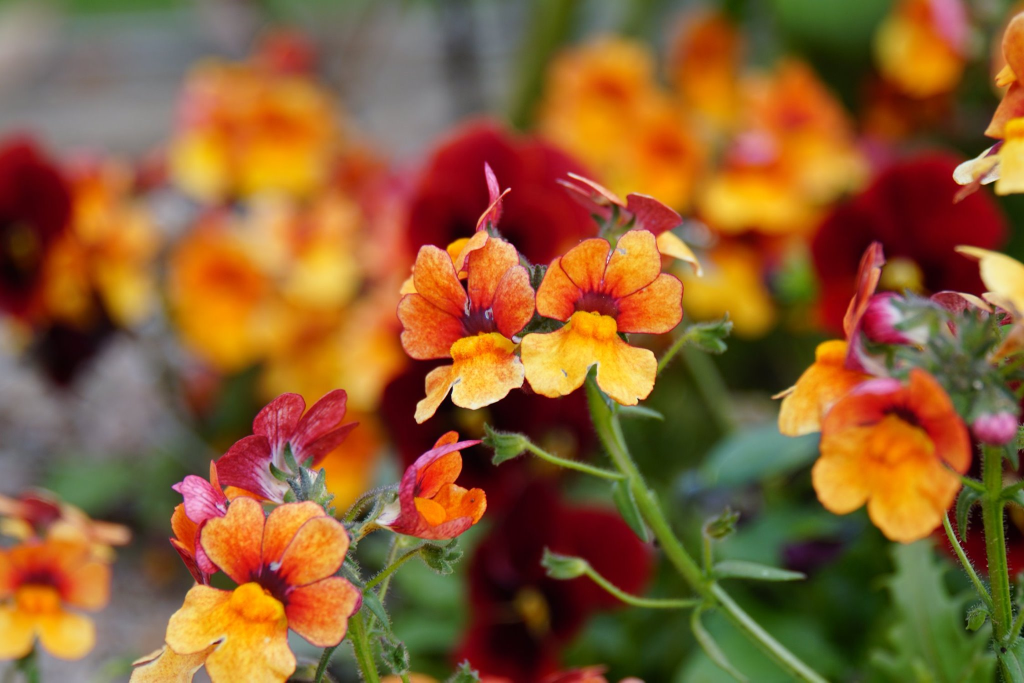
#> input picture 01_pillow_basics/flowers.jpg, 2048 x 1365 px, found by its file name (shown at 1/2 size)
$ python apply_padding.py
#> lines starting #> are read from the running program, lines starting #| are printed output that depends on the picture
# apply_padding.py

from PIL import Image, ImageOps


def pad(image_path, output_path, size):
#> called with image_path = 'flowers.jpg', output_path = 'flowers_padded.jpg', size = (1200, 600)
    image = Image.open(image_path)
#> image is the input picture: PIL image 2048x1365 RGB; mean R, G, B 139, 94.1, 49.5
    converted_image = ImageOps.pad(image, size=size, color="red")
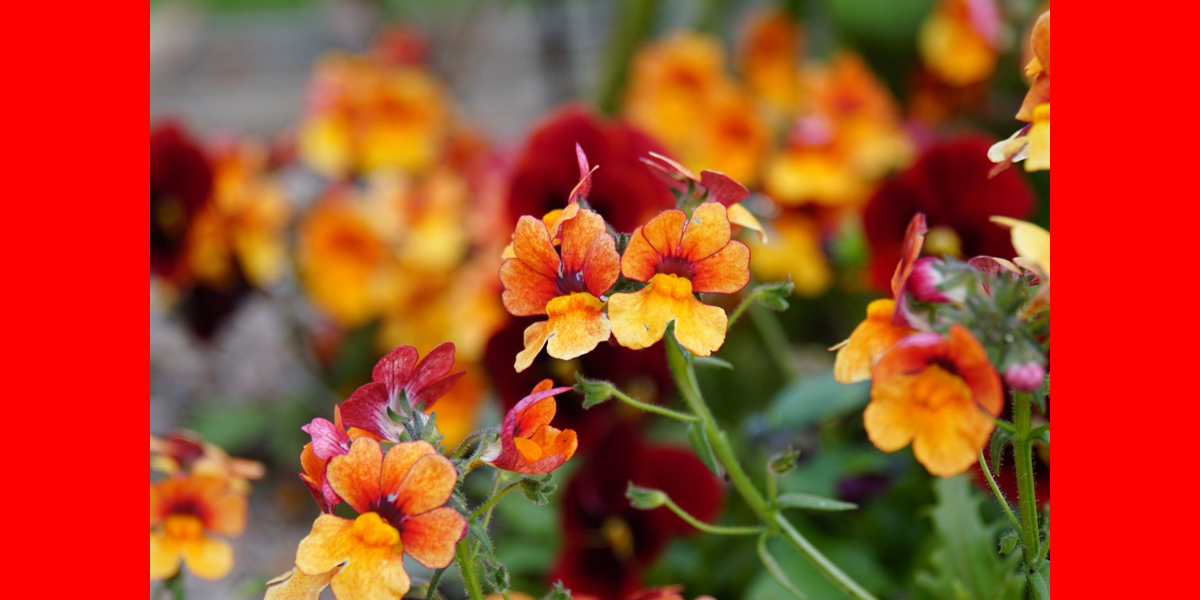
#> converted_image: PIL image 1200x600 RGB; mean R, G, B 168, 70.5, 37.2
    converted_image.save(output_path)


if __name__ == "__main__":
    pad("flowers.jpg", "flowers_padded.jpg", size=(1200, 600))

$ run again, with 11_imageops/ducklings_inverted.jpg copied over 01_pillow_basics/flowers.jpg
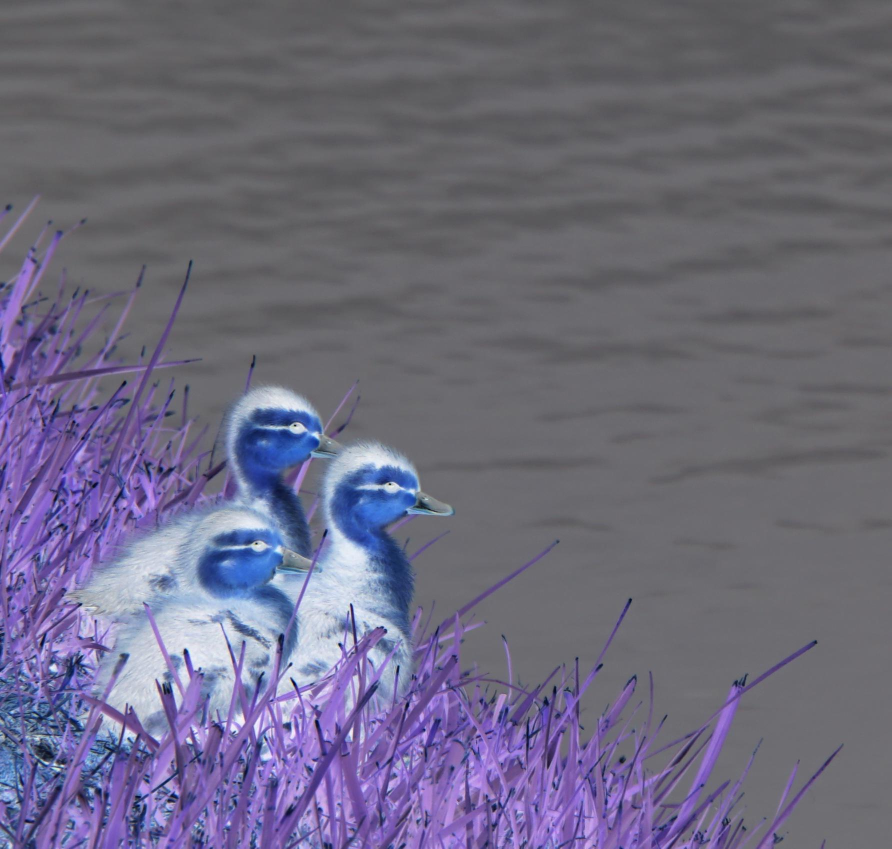
#> input picture 11_imageops/ducklings_inverted.jpg, 1783 x 1697 px, found by its file name (shown at 1/2 size)
#> in pad, image is the input picture: PIL image 1783x1697 RGB; mean R, G, B 108.7, 105.7, 126.4
#> in pad, `converted_image = ImageOps.pad(image, size=size, color="red")`:
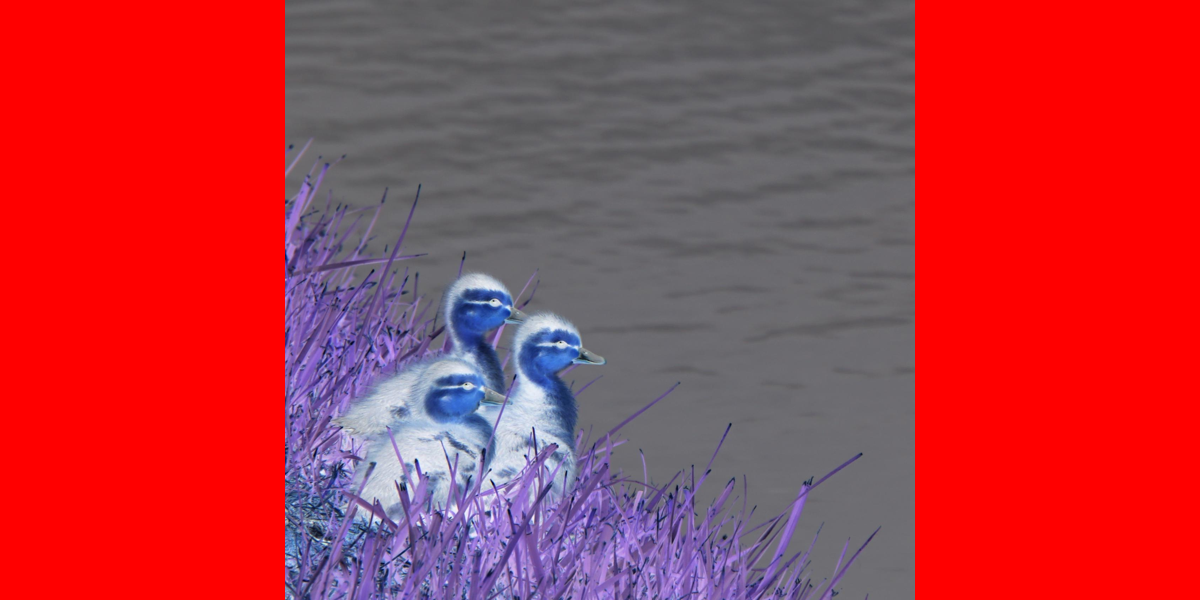
#> converted_image: PIL image 1200x600 RGB; mean R, G, B 178.2, 55.5, 66.4
